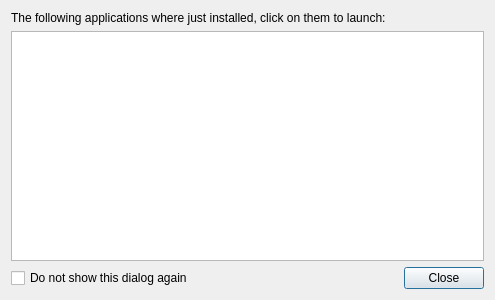
<?xml version="1.0" encoding="UTF-8"?>
<ui version="4.0">
 <class>ApplicationLauncher</class>
 <widget class="QDialog" name="ApplicationLauncher">
  <property name="geometry">
   <rect>
    <x>0</x>
    <y>0</y>
    <width>495</width>
    <height>300</height>
   </rect>
  </property>
  <property name="windowTitle">
   <string/>
  </property>
  <layout class="QGridLayout" name="gridLayout">
   <item row="0" column="0" colspan="2">
    <widget class="QLabel" name="label">
     <property name="text">
      <string notr="true">The following applications where just installed, click on them to launch:</string>
     </property>
     <property name="buddy">
      <cstring>applicationsView</cstring>
     </property>
    </widget>
   </item>
   <item row="1" column="0" colspan="2">
    <widget class="QListView" name="applicationsView">
     <property name="editTriggers">
      <set>QAbstractItemView::NoEditTriggers</set>
     </property>
     <property name="iconSize">
      <size>
       <width>32</width>
       <height>32</height>
      </size>
     </property>
    </widget>
   </item>
   <item row="2" column="0">
    <widget class="QCheckBox" name="showCB">
     <property name="text">
      <string>Do not show this dialog again</string>
     </property>
    </widget>
   </item>
   <item row="2" column="1">
    <widget class="KDialogButtonBox" name="kdialogbuttonbox">
     <property name="standardButtons">
      <set>QDialogButtonBox::Close</set>
     </property>
    </widget>
   </item>
  </layout>
 </widget>
 <customwidgets>
  <customwidget>
   <class>KDialogButtonBox</class>
   <extends>QDialogButtonBox</extends>
   <header>kdialogbuttonbox.h</header>
  </customwidget>
 </customwidgets>
 <resources/>
 <connections>
  <connection>
   <sender>kdialogbuttonbox</sender>
   <signal>rejected()</signal>
   <receiver>ApplicationLauncher</receiver>
   <slot>accept()</slot>
   <hints>
    <hint type="sourcelabel">
     <x>440</x>
     <y>280</y>
    </hint>
    <hint type="destinationlabel">
     <x>496</x>
     <y>259</y>
    </hint>
   </hints>
  </connection>
 </connections>
</ui>
